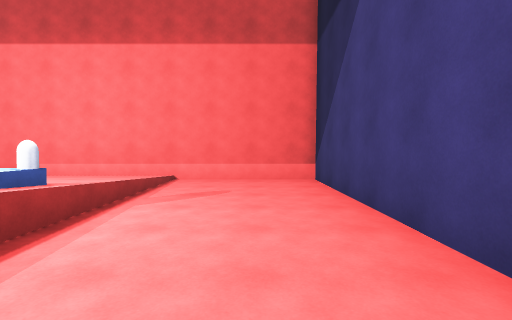
View 1 (above)

21 first-person views from a walk through a 3-D level made in the Unity game engine. The camera is 1.5 m above the floor, tilts 2° down and sees 85° across. The floor is counted in squares, 2 m on a side. Each view is taken from the middle of a square. On the plan, view 1 faces up. The plan holds only what a view shows up to about 10 squares ahead; the rest is blank. The place goes on beyond the plan.

View 2
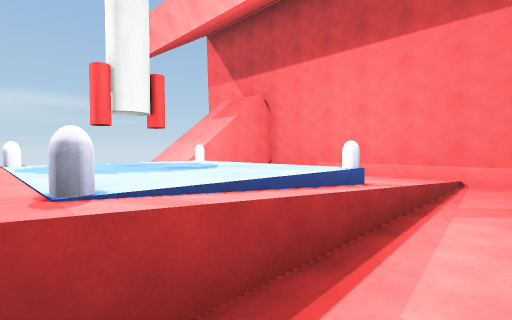

View 3
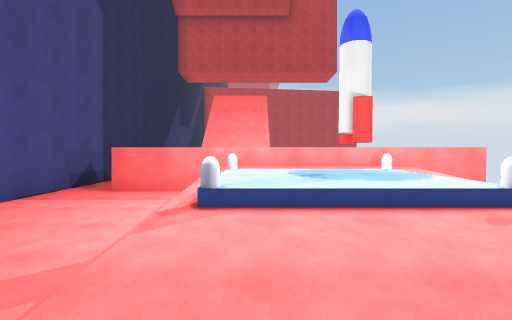

View 4
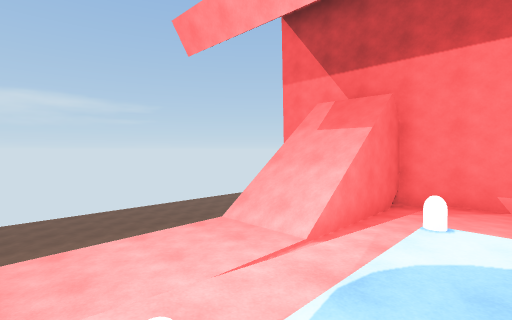

View 5
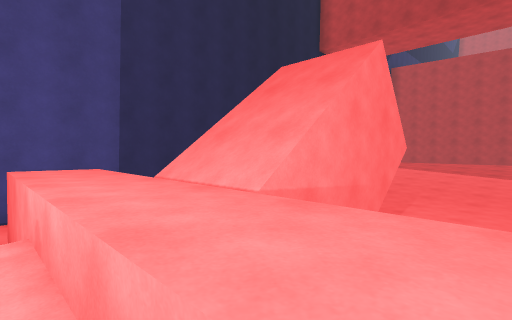

View 6
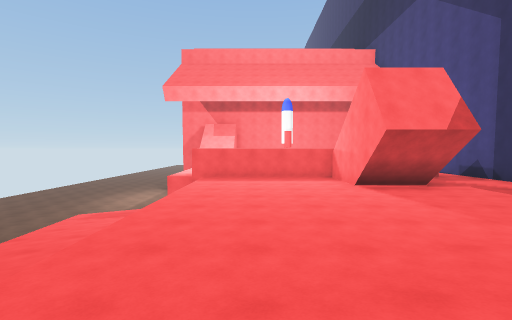

View 7
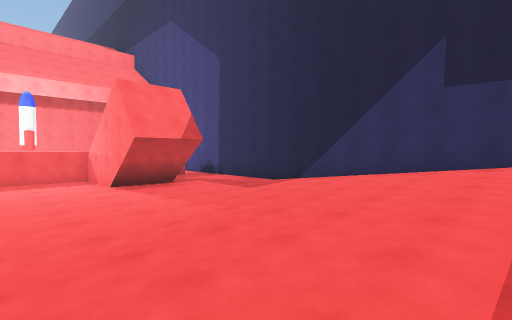

View 8
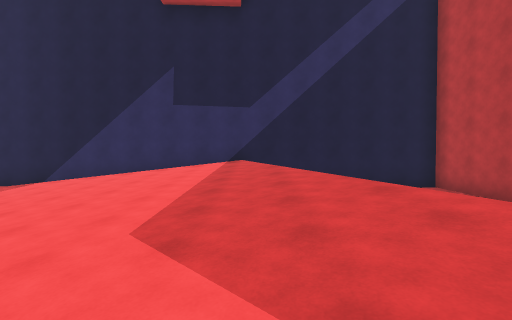

View 9
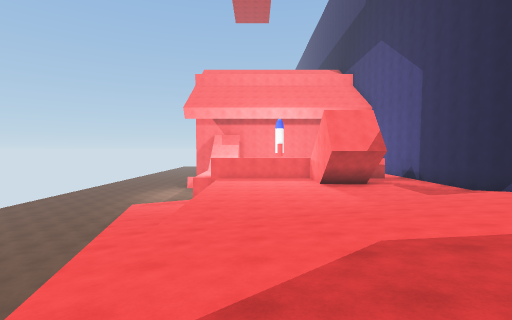

View 10
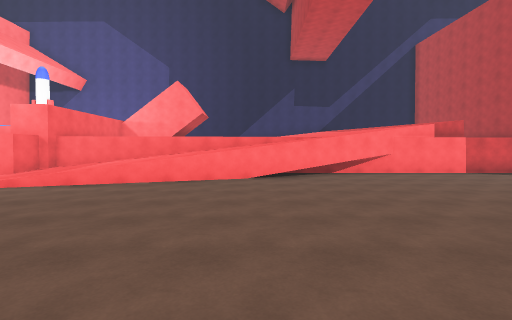

View 11
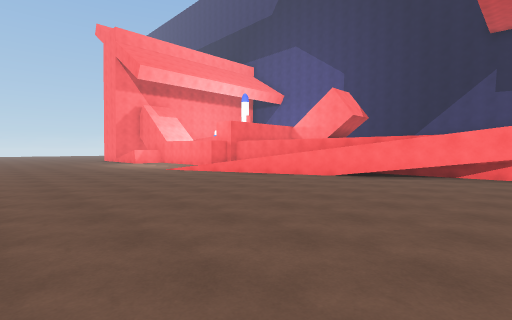

View 12
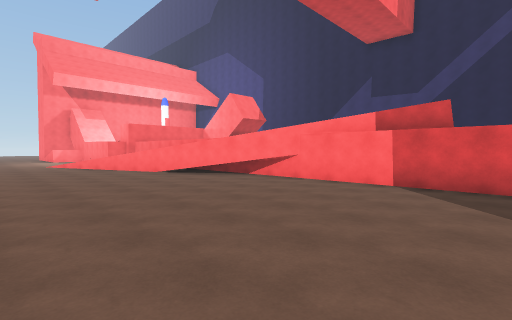

View 13
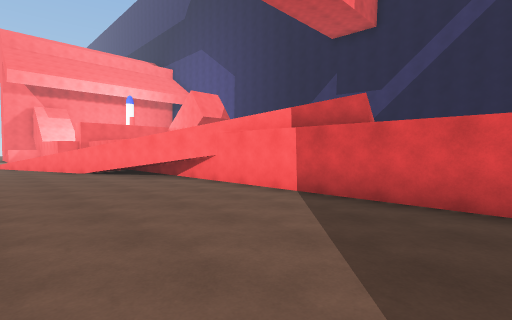

View 14
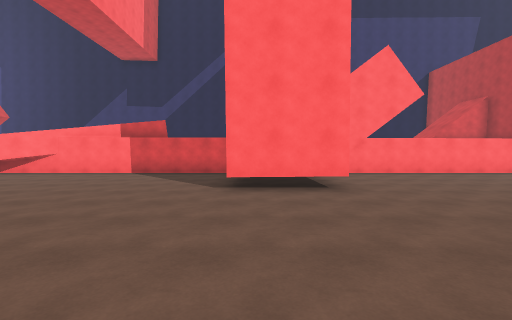

View 15
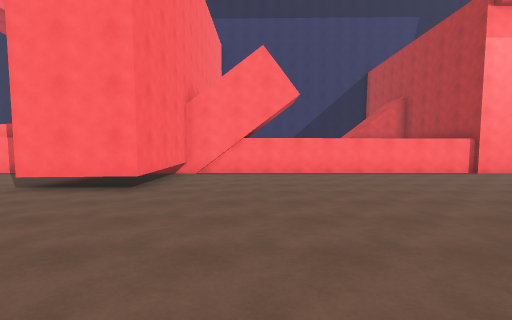

View 16
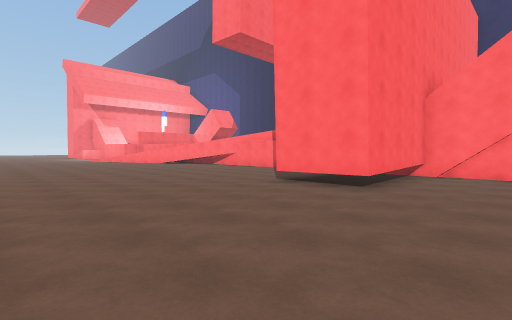

View 17
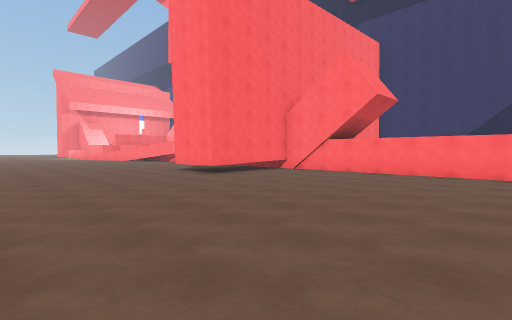

View 18
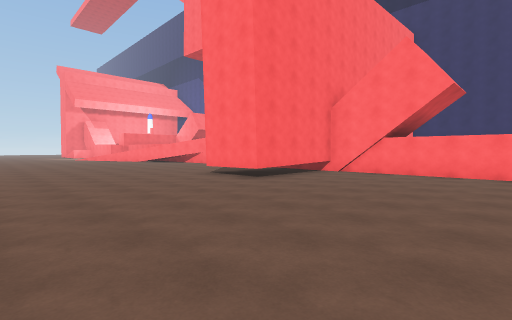

View 19
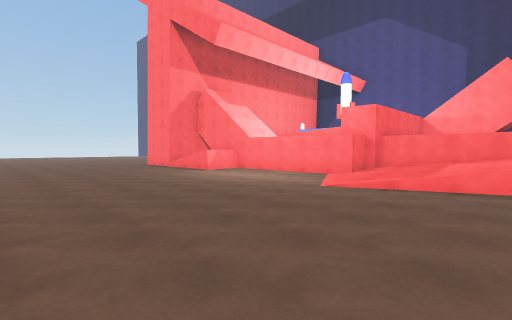

View 20
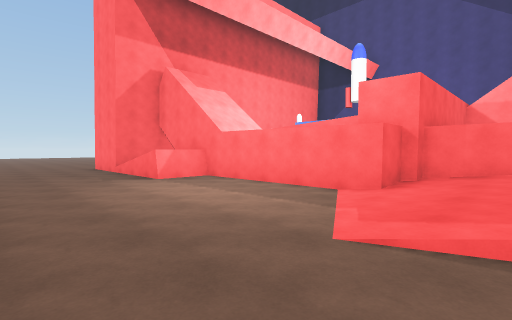

View 21
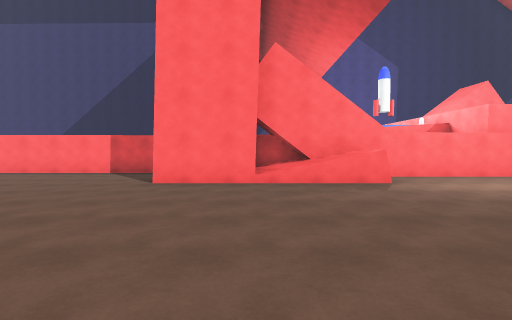

### Floor plan
Key: @ floor where view 1 was taken; # wall or solid block; x gap in a wall; . main floor; : floor 2.5 m higher than the main floor; + floor 3 m higher than the main floor; * floor 3.5 m higher than the main floor; / step, stairs or slope; = window, fence, low wall or low ledge; ^ raised ledge; v drop or lower ground; C capsule; R rocket.
Columns run from 17 left of view 1 to 2 right of it. Each row starts with its distance up from view 1.
 15          .#
 14        ...#
 13       ....#
 12      .....#
 11     ......#
 10    .......#
  9   .....#
  8  ......#
  7 .......#############
  6  ......////++++/:::#
  5 ......./////////:::#
  4 .......=////////:::#
  3 ........///C//C::::#
  2 ......../::/***::::#
  1 ......../::/R**::::#
  0 ......../::C**C::@:#
 -1 .......//##===^###:#
 -2 ......////::::#  ::#
 -3 ......////::::# :::#
 -4 ......=///::::##:::#
 -5 ......////:::::::::#
 -6 .......///::::::::/#
 -7 .......#//::::::///#
 -8 ........//:::://///#
 -9 ........//::///////#
-10 ........///////////#
-11 .........//////////#
-12 .........#/////////#
-13 ........./////////v
-14 ........../////vv v
-15 ..........v/vv    v
-16 ..........        v
-17 ..........x       v
-18 ..........#     vvv
-19 ......#
-20 ......####
-21 .........#
-22 .........##
-23 ..........#
-24 ..........#
-25 ..........#
-26 ..........#
-27 ..........#
-28 ..........#

Where each view was taken, in squares from view 1:
view 1: 0 up, 0 right, facing up
view 2: 0 up, 1 left, facing up-left
view 3: 6 up, 3 left, facing down
view 4: 0 up, 5 left, facing up-left
view 5: 0 up, 5 left, facing down-right
view 6: 11 down, 6 left, facing up
view 7: 12 down, 6 left, facing up-right
view 8: 13 down, 7 left, facing right
view 9: 15 down, 6 left, facing up
view 10: 8 down, 17 left, facing right
view 11: 12 down, 17 left, facing up-right
view 12: 17 down, 14 left, facing up-right
view 13: 18 down, 12 left, facing up-right
view 14: 19 down, 17 left, facing right
view 15: 23 down, 17 left, facing right
view 16: 23 down, 17 left, facing up-right
view 17: 28 down, 17 left, facing up-right
view 18: 26 down, 17 left, facing up-right
view 19: 5 down, 17 left, facing up-right
view 20: 3 down, 14 left, facing up-right
view 21: 7 up, 17 left, facing right
